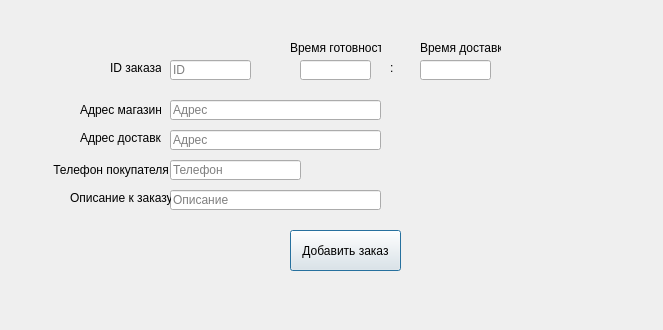
<?xml version="1.0" encoding="UTF-8"?>
<ui version="4.0">
 <class>AddActiveOrderDialog</class>
 <widget class="QDialog" name="AddActiveOrderDialog">
  <property name="geometry">
   <rect>
    <x>0</x>
    <y>0</y>
    <width>663</width>
    <height>330</height>
   </rect>
  </property>
  <property name="windowTitle">
   <string>AddActiveOrderDialog</string>
  </property>
  <widget class="QLineEdit" name="order_id">
   <property name="geometry">
    <rect>
     <x>170</x>
     <y>60</y>
     <width>81</width>
     <height>20</height>
    </rect>
   </property>
   <property name="text">
    <string/>
   </property>
   <property name="placeholderText">
    <string>ID</string>
   </property>
  </widget>
  <widget class="QLineEdit" name="shop_address">
   <property name="geometry">
    <rect>
     <x>170</x>
     <y>100</y>
     <width>211</width>
     <height>20</height>
    </rect>
   </property>
   <property name="placeholderText">
    <string>Адрес</string>
   </property>
  </widget>
  <widget class="QLineEdit" name="destination_address">
   <property name="geometry">
    <rect>
     <x>170</x>
     <y>130</y>
     <width>211</width>
     <height>20</height>
    </rect>
   </property>
   <property name="placeholderText">
    <string>Адрес</string>
   </property>
  </widget>
  <widget class="QLineEdit" name="ready_time">
   <property name="geometry">
    <rect>
     <x>300</x>
     <y>60</y>
     <width>71</width>
     <height>20</height>
    </rect>
   </property>
  </widget>
  <widget class="QLineEdit" name="take_time">
   <property name="geometry">
    <rect>
     <x>420</x>
     <y>60</y>
     <width>71</width>
     <height>20</height>
    </rect>
   </property>
  </widget>
  <widget class="QLineEdit" name="phone">
   <property name="geometry">
    <rect>
     <x>170</x>
     <y>160</y>
     <width>131</width>
     <height>20</height>
    </rect>
   </property>
   <property name="placeholderText">
    <string>Телефон</string>
   </property>
  </widget>
  <widget class="QLabel" name="order_id_label">
   <property name="geometry">
    <rect>
     <x>110</x>
     <y>60</y>
     <width>51</width>
     <height>16</height>
    </rect>
   </property>
   <property name="text">
    <string>ID заказа</string>
   </property>
  </widget>
  <widget class="QLabel" name="shop_address_label">
   <property name="geometry">
    <rect>
     <x>80</x>
     <y>100</y>
     <width>81</width>
     <height>20</height>
    </rect>
   </property>
   <property name="text">
    <string>Адрес магазина</string>
   </property>
  </widget>
  <widget class="QLabel" name="destination_address_label">
   <property name="geometry">
    <rect>
     <x>80</x>
     <y>130</y>
     <width>81</width>
     <height>16</height>
    </rect>
   </property>
   <property name="text">
    <string>Адрес доставки</string>
   </property>
  </widget>
  <widget class="QLabel" name="phone_label">
   <property name="geometry">
    <rect>
     <x>50</x>
     <y>160</y>
     <width>121</width>
     <height>20</height>
    </rect>
   </property>
   <property name="text">
    <string> Телефон покупателя</string>
   </property>
  </widget>
  <widget class="QLabel" name="ready_time_label">
   <property name="geometry">
    <rect>
     <x>290</x>
     <y>40</y>
     <width>91</width>
     <height>16</height>
    </rect>
   </property>
   <property name="text">
    <string>Время готовности</string>
   </property>
  </widget>
  <widget class="QLabel" name="take_time_label">
   <property name="geometry">
    <rect>
     <x>420</x>
     <y>40</y>
     <width>81</width>
     <height>16</height>
    </rect>
   </property>
   <property name="text">
    <string>Время доставки</string>
   </property>
  </widget>
  <widget class="QPushButton" name="add_order_button">
   <property name="geometry">
    <rect>
     <x>290</x>
     <y>230</y>
     <width>111</width>
     <height>41</height>
    </rect>
   </property>
   <property name="text">
    <string>Добавить заказ</string>
   </property>
  </widget>
  <widget class="QLabel" name="symbol_between_label">
   <property name="geometry">
    <rect>
     <x>390</x>
     <y>60</y>
     <width>16</width>
     <height>16</height>
    </rect>
   </property>
   <property name="text">
    <string>:</string>
   </property>
  </widget>
  <widget class="QLineEdit" name="description">
   <property name="geometry">
    <rect>
     <x>170</x>
     <y>190</y>
     <width>211</width>
     <height>20</height>
    </rect>
   </property>
   <property name="placeholderText">
    <string>Описание</string>
   </property>
  </widget>
  <widget class="QLabel" name="description_label">
   <property name="geometry">
    <rect>
     <x>70</x>
     <y>190</y>
     <width>101</width>
     <height>16</height>
    </rect>
   </property>
   <property name="text">
    <string>Описание к заказу</string>
   </property>
  </widget>
 </widget>
 <layoutdefault spacing="6" margin="11"/>
 <resources/>
 <connections/>
</ui>
